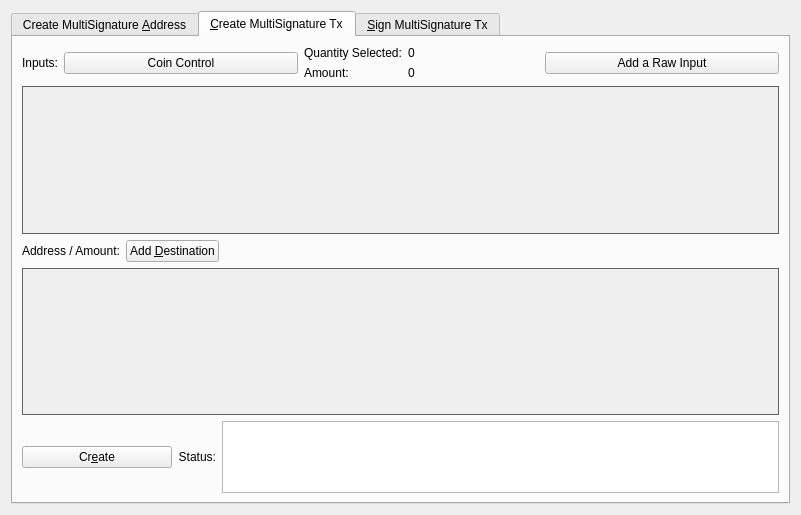
<?xml version="1.0" encoding="UTF-8"?>
<ui version="4.0">
 <class>MultisigDialog</class>
 <widget class="QDialog" name="MultisigDialog">
  <property name="geometry">
   <rect>
    <x>0</x>
    <y>0</y>
    <width>801</width>
    <height>515</height>
   </rect>
  </property>
  <property name="sizePolicy">
   <sizepolicy hsizetype="Fixed" vsizetype="Fixed">
    <horstretch>0</horstretch>
    <verstretch>0</verstretch>
   </sizepolicy>
  </property>
  <property name="windowTitle">
   <string>Multisignature Address Interactions</string>
  </property>
  <layout class="QVBoxLayout" name="verticalLayout_8">
   <item>
    <widget class="QTabWidget" name="multisigTabWidget">
     <property name="styleSheet">
      <string notr="true">QScrollArea{border: 1px solid #616161;}</string>
     </property>
     <property name="currentIndex">
      <number>1</number>
     </property>
     <widget class="QWidget" name="addMultisigTab">
      <property name="sizePolicy">
       <sizepolicy hsizetype="Minimum" vsizetype="Minimum">
        <horstretch>0</horstretch>
        <verstretch>0</verstretch>
       </sizepolicy>
      </property>
      <attribute name="title">
       <string>Create MultiSignature &amp;Address</string>
      </attribute>
      <layout class="QVBoxLayout" name="verticalLayout">
       <item>
        <layout class="QHBoxLayout" name="enterMLayout">
         <item>
          <widget class="QSpinBox" name="enterMSpinbox">
           <property name="sizePolicy">
            <sizepolicy hsizetype="Fixed" vsizetype="Fixed">
             <horstretch>0</horstretch>
             <verstretch>0</verstretch>
            </sizepolicy>
           </property>
           <property name="toolTip">
            <string>How many people must sign to verify a transaction</string>
           </property>
           <property name="minimum">
            <number>1</number>
           </property>
           <property name="maximum">
            <number>15</number>
           </property>
           <property name="value">
            <number>1</number>
           </property>
          </widget>
         </item>
         <item>
          <widget class="QLabel" name="enterMLabel">
           <property name="text">
            <string>Enter the minimum number of signatures required to sign transactions</string>
           </property>
          </widget>
         </item>
        </layout>
       </item>
       <item>
        <layout class="QHBoxLayout" name="addressLabelLayout">
         <item>
          <widget class="QLabel" name="addressLableLabel">
           <property name="text">
            <string>Address Label:</string>
           </property>
          </widget>
         </item>
         <item>
          <widget class="QLineEdit" name="multisigAddressLabel"/>
         </item>
        </layout>
       </item>
       <item>
        <layout class="QHBoxLayout" name="addAddressLayout">
         <item>
          <widget class="QPushButton" name="addAddressButton">
           <property name="toolTip">
            <string>Add another address that could sign to verify a transaction from the multisig address.</string>
           </property>
           <property name="text">
            <string>&amp;Add Address / Key</string>
           </property>
           <property name="icon">
            <iconset resource="../redux.qrc">
             <normaloff>:/icons/add</normaloff>:/icons/add</iconset>
           </property>
           <property name="autoDefault">
            <bool>false</bool>
           </property>
          </widget>
         </item>
         <item>
          <widget class="QLabel" name="addAddressLabel">
           <property name="sizePolicy">
            <sizepolicy hsizetype="Preferred" vsizetype="Fixed">
             <horstretch>0</horstretch>
             <verstretch>0</verstretch>
            </sizepolicy>
           </property>
           <property name="text">
            <string>Local addresses or public keys that can sign:</string>
           </property>
          </widget>
         </item>
         <item>
          <spacer name="addAddressSpacer_2">
           <property name="orientation">
            <enum>Qt::Horizontal</enum>
           </property>
           <property name="sizeHint" stdset="0">
            <size>
             <width>40</width>
             <height>10</height>
            </size>
           </property>
          </spacer>
         </item>
        </layout>
       </item>
       <item>
        <widget class="QScrollArea" name="addAddressScrollArea">
         <property name="sizePolicy">
          <sizepolicy hsizetype="Preferred" vsizetype="Expanding">
           <horstretch>0</horstretch>
           <verstretch>0</verstretch>
          </sizepolicy>
         </property>
         <property name="widgetResizable">
          <bool>true</bool>
         </property>
         <widget class="QWidget" name="addAddressWidget">
          <property name="geometry">
           <rect>
            <x>0</x>
            <y>0</y>
            <width>759</width>
            <height>166</height>
           </rect>
          </property>
          <layout class="QVBoxLayout" name="verticalLayout_5">
           <item>
            <layout class="QVBoxLayout" name="addressList"/>
           </item>
           <item>
            <spacer name="verticalSpacer">
             <property name="orientation">
              <enum>Qt::Vertical</enum>
             </property>
             <property name="sizeHint" stdset="0">
              <size>
               <width>20</width>
               <height>40</height>
              </size>
             </property>
            </spacer>
           </item>
          </layout>
         </widget>
        </widget>
       </item>
       <item>
        <layout class="QHBoxLayout" name="addMultisigLayout">
         <item>
          <widget class="QPushButton" name="addMultisigButton">
           <property name="sizePolicy">
            <sizepolicy hsizetype="Preferred" vsizetype="Fixed">
             <horstretch>0</horstretch>
             <verstretch>0</verstretch>
            </sizepolicy>
           </property>
           <property name="toolTip">
            <string>Create a new multisig address</string>
           </property>
           <property name="toolTipDuration">
            <number>-3</number>
           </property>
           <property name="text">
            <string>C&amp;reate</string>
           </property>
           <property name="icon">
            <iconset resource="../redux.qrc">
             <normaloff>:/icons/filesave</normaloff>:/icons/filesave</iconset>
           </property>
           <property name="autoDefault">
            <bool>false</bool>
           </property>
          </widget>
         </item>
         <item>
          <widget class="QLabel" name="label">
           <property name="text">
            <string>Status:</string>
           </property>
          </widget>
         </item>
         <item>
          <widget class="QTextEdit" name="addMultisigStatus">
           <property name="sizePolicy">
            <sizepolicy hsizetype="Expanding" vsizetype="Fixed">
             <horstretch>0</horstretch>
             <verstretch>0</verstretch>
            </sizepolicy>
           </property>
           <property name="maximumSize">
            <size>
             <width>16777215</width>
             <height>75</height>
            </size>
           </property>
           <property name="readOnly">
            <bool>true</bool>
           </property>
           <property name="textInteractionFlags">
            <set>Qt::TextSelectableByKeyboard|Qt::TextSelectableByMouse</set>
           </property>
          </widget>
         </item>
        </layout>
       </item>
       <item>
        <widget class="QLabel" name="label_2">
         <property name="sizePolicy">
          <sizepolicy hsizetype="Preferred" vsizetype="Preferred">
           <horstretch>0</horstretch>
           <verstretch>0</verstretch>
          </sizepolicy>
         </property>
         <property name="text">
          <string>Use below to quickly import an address by its redeem. Don't forget to add a label before clicking import!
Keep in mind, the wallet will rescan the blockchain to find transactions containing the new address.
Please be patient after clicking import.</string>
         </property>
         <property name="scaledContents">
          <bool>false</bool>
         </property>
         <property name="wordWrap">
          <bool>true</bool>
         </property>
        </widget>
       </item>
       <item>
        <layout class="QHBoxLayout" name="importLayout">
         <item>
          <widget class="QPushButton" name="importAddressButton">
           <property name="sizePolicy">
            <sizepolicy hsizetype="Fixed" vsizetype="Fixed">
             <horstretch>0</horstretch>
             <verstretch>0</verstretch>
            </sizepolicy>
           </property>
           <property name="text">
            <string>&amp;Import Redeem</string>
           </property>
           <property name="icon">
            <iconset resource="../redux.qrc">
             <normaloff>:/icons/receiving_addresses</normaloff>:/icons/receiving_addresses</iconset>
           </property>
          </widget>
         </item>
         <item>
          <widget class="QLineEdit" name="importRedeem">
           <property name="sizePolicy">
            <sizepolicy hsizetype="Preferred" vsizetype="Fixed">
             <horstretch>0</horstretch>
             <verstretch>0</verstretch>
            </sizepolicy>
           </property>
          </widget>
         </item>
        </layout>
       </item>
      </layout>
     </widget>
     <widget class="QWidget" name="createTransactionTab">
      <attribute name="title">
       <string>&amp;Create MultiSignature Tx</string>
      </attribute>
      <layout class="QVBoxLayout" name="verticalLayout_3">
       <item>
        <layout class="QHBoxLayout" name="horizontalLayout_2">
         <item>
          <layout class="QVBoxLayout" name="createTxLayout">
           <item>
            <layout class="QHBoxLayout" name="addTxInputLayout">
             <item>
              <widget class="QLabel" name="addTxInputLabel">
               <property name="sizePolicy">
                <sizepolicy hsizetype="Fixed" vsizetype="Preferred">
                 <horstretch>0</horstretch>
                 <verstretch>0</verstretch>
                </sizepolicy>
               </property>
               <property name="text">
                <string>Inputs:</string>
               </property>
              </widget>
             </item>
             <item>
              <widget class="QPushButton" name="pushButtonCoinControl">
               <property name="sizePolicy">
                <sizepolicy hsizetype="Preferred" vsizetype="Fixed">
                 <horstretch>0</horstretch>
                 <verstretch>0</verstretch>
                </sizepolicy>
               </property>
               <property name="text">
                <string>Coin Control</string>
               </property>
              </widget>
             </item>
             <item>
              <layout class="QFormLayout" name="formLayout_2">
               <property name="rightMargin">
                <number>10</number>
               </property>
               <item row="0" column="0">
                <widget class="QLabel" name="labelQuantity">
                 <property name="text">
                  <string>Quantity Selected:</string>
                 </property>
                </widget>
               </item>
               <item row="0" column="1">
                <widget class="QLabel" name="labelQuantity_int">
                 <property name="text">
                  <string>0</string>
                 </property>
                </widget>
               </item>
               <item row="1" column="0">
                <widget class="QLabel" name="labelAmount">
                 <property name="text">
                  <string>Amount:</string>
                 </property>
                </widget>
               </item>
               <item row="1" column="1">
                <widget class="QLabel" name="labelAmount_int">
                 <property name="text">
                  <string>0</string>
                 </property>
                </widget>
               </item>
              </layout>
             </item>
             <item>
              <widget class="QPushButton" name="addInputButton">
               <property name="sizePolicy">
                <sizepolicy hsizetype="Preferred" vsizetype="Fixed">
                 <horstretch>0</horstretch>
                 <verstretch>0</verstretch>
                </sizepolicy>
               </property>
               <property name="toolTip">
                <string>Add an input to fund the outputs</string>
               </property>
               <property name="text">
                <string>Add a Raw Input</string>
               </property>
               <property name="icon">
                <iconset resource="../redux.qrc">
                 <normaloff>:/css/default</normaloff>:/css/default</iconset>
               </property>
              </widget>
             </item>
            </layout>
           </item>
           <item>
            <widget class="QScrollArea" name="txInputsScrollArea">
             <property name="sizePolicy">
              <sizepolicy hsizetype="Preferred" vsizetype="Expanding">
               <horstretch>0</horstretch>
               <verstretch>0</verstretch>
              </sizepolicy>
             </property>
             <property name="widgetResizable">
              <bool>true</bool>
             </property>
             <widget class="QWidget" name="txInputsWidget">
              <property name="geometry">
               <rect>
                <x>0</x>
                <y>0</y>
                <width>747</width>
                <height>131</height>
               </rect>
              </property>
              <layout class="QVBoxLayout" name="verticalLayout_7">
               <item>
                <layout class="QVBoxLayout" name="inputsList"/>
               </item>
               <item>
                <spacer name="txInputsSpacer">
                 <property name="orientation">
                  <enum>Qt::Vertical</enum>
                 </property>
                 <property name="sizeHint" stdset="0">
                  <size>
                   <width>20</width>
                   <height>80</height>
                  </size>
                 </property>
                </spacer>
               </item>
              </layout>
             </widget>
            </widget>
           </item>
           <item>
            <layout class="QHBoxLayout" name="addDestinationLayout">
             <item>
              <widget class="QLabel" name="addDestinationLabel">
               <property name="text">
                <string>Address / Amount:</string>
               </property>
              </widget>
             </item>
             <item>
              <widget class="QPushButton" name="addDestinationButton">
               <property name="sizePolicy">
                <sizepolicy hsizetype="Fixed" vsizetype="Fixed">
                 <horstretch>0</horstretch>
                 <verstretch>0</verstretch>
                </sizepolicy>
               </property>
               <property name="toolTip">
                <string>Add destinations to send REDUX to</string>
               </property>
               <property name="text">
                <string>Add &amp;Destination</string>
               </property>
               <property name="icon">
                <iconset resource="../redux.qrc">
                 <normaloff>:/icons/add</normaloff>:/icons/add</iconset>
               </property>
              </widget>
             </item>
             <item>
              <spacer name="addDestinationHorizontalSpacer">
               <property name="orientation">
                <enum>Qt::Horizontal</enum>
               </property>
               <property name="sizeHint" stdset="0">
                <size>
                 <width>40</width>
                 <height>20</height>
                </size>
               </property>
              </spacer>
             </item>
            </layout>
           </item>
           <item>
            <widget class="QScrollArea" name="destionationsScrollArea">
             <property name="sizePolicy">
              <sizepolicy hsizetype="Expanding" vsizetype="Expanding">
               <horstretch>0</horstretch>
               <verstretch>0</verstretch>
              </sizepolicy>
             </property>
             <property name="widgetResizable">
              <bool>true</bool>
             </property>
             <widget class="QWidget" name="destinationsScrollAreaContents">
              <property name="geometry">
               <rect>
                <x>0</x>
                <y>0</y>
                <width>747</width>
                <height>130</height>
               </rect>
              </property>
              <layout class="QVBoxLayout" name="verticalLayout_11">
               <item>
                <layout class="QVBoxLayout" name="destinationsList"/>
               </item>
               <item>
                <spacer name="destinationsSpacer">
                 <property name="orientation">
                  <enum>Qt::Vertical</enum>
                 </property>
                 <property name="sizeHint" stdset="0">
                  <size>
                   <width>20</width>
                   <height>20</height>
                  </size>
                 </property>
                </spacer>
               </item>
              </layout>
             </widget>
            </widget>
           </item>
           <item>
            <layout class="QHBoxLayout" name="horizontalLayout_4">
             <item>
              <widget class="QPushButton" name="createButton">
               <property name="sizePolicy">
                <sizepolicy hsizetype="Fixed" vsizetype="Fixed">
                 <horstretch>0</horstretch>
                 <verstretch>0</verstretch>
                </sizepolicy>
               </property>
               <property name="minimumSize">
                <size>
                 <width>150</width>
                 <height>0</height>
                </size>
               </property>
               <property name="toolTip">
                <string>Create a transaction object using the given inputs to the given outputs</string>
               </property>
               <property name="text">
                <string>Cr&amp;eate</string>
               </property>
               <property name="icon">
                <iconset resource="../redux.qrc">
                 <normaloff>:/icons/export</normaloff>:/icons/export</iconset>
               </property>
               <property name="autoDefault">
                <bool>false</bool>
               </property>
               <property name="default">
                <bool>true</bool>
               </property>
              </widget>
             </item>
             <item>
              <widget class="QLabel" name="createButtonLabel">
               <property name="sizePolicy">
                <sizepolicy hsizetype="Fixed" vsizetype="Preferred">
                 <horstretch>0</horstretch>
                 <verstretch>0</verstretch>
                </sizepolicy>
               </property>
               <property name="text">
                <string>Status:</string>
               </property>
               <property name="alignment">
                <set>Qt::AlignRight|Qt::AlignTrailing|Qt::AlignVCenter</set>
               </property>
              </widget>
             </item>
             <item>
              <widget class="QTextEdit" name="createButtonStatus">
               <property name="sizePolicy">
                <sizepolicy hsizetype="Expanding" vsizetype="Minimum">
                 <horstretch>0</horstretch>
                 <verstretch>0</verstretch>
                </sizepolicy>
               </property>
               <property name="maximumSize">
                <size>
                 <width>16777215</width>
                 <height>16777215</height>
                </size>
               </property>
               <property name="sizeAdjustPolicy">
                <enum>QAbstractScrollArea::AdjustToContents</enum>
               </property>
               <property name="readOnly">
                <bool>true</bool>
               </property>
              </widget>
             </item>
            </layout>
           </item>
          </layout>
         </item>
         <item>
          <layout class="QHBoxLayout" name="horizontalLayout_3"/>
         </item>
        </layout>
       </item>
      </layout>
     </widget>
     <widget class="QWidget" name="signMultisigTransaction">
      <property name="styleSheet">
       <string notr="true">txScrollArea:{
	border: 1px solid #616161;
}
keyScrollArea:{
	border: 1px solid #616161;
}
txScrollArea:{
	border: 1px solid #616161;
}</string>
      </property>
      <attribute name="title">
       <string>&amp;Sign MultiSignature Tx</string>
      </attribute>
      <layout class="QVBoxLayout" name="verticalLayout_4">
       <item>
        <layout class="QHBoxLayout" name="transactionHexLayout">
         <item>
          <widget class="QLabel" name="transactionHexLabel">
           <property name="text">
            <string>Transaction Hex:</string>
           </property>
          </widget>
         </item>
         <item>
          <widget class="QLineEdit" name="transactionHex">
           <property name="toolTip">
            <string/>
           </property>
          </widget>
         </item>
        </layout>
       </item>
       <item>
        <layout class="QHBoxLayout" name="horizontalLayout">
         <item>
          <layout class="QVBoxLayout" name="verticalLayout_2">
           <item>
            <layout class="QHBoxLayout" name="horizontalLayout_7">
             <item>
              <widget class="QPushButton" name="signButton">
               <property name="sizePolicy">
                <sizepolicy hsizetype="Preferred" vsizetype="Fixed">
                 <horstretch>0</horstretch>
                 <verstretch>0</verstretch>
                </sizepolicy>
               </property>
               <property name="minimumSize">
                <size>
                 <width>150</width>
                 <height>0</height>
                </size>
               </property>
               <property name="toolTip">
                <string>Sign the transaction from this wallet or from provided private keys</string>
               </property>
               <property name="text">
                <string>S&amp;ign</string>
               </property>
               <property name="icon">
                <iconset resource="../redux.qrc">
                 <normaloff>:/icons/edit</normaloff>:/icons/edit</iconset>
               </property>
               <property name="autoDefault">
                <bool>false</bool>
               </property>
               <property name="default">
                <bool>true</bool>
               </property>
              </widget>
             </item>
             <item>
              <widget class="QPushButton" name="commitButton">
               <property name="enabled">
                <bool>false</bool>
               </property>
               <property name="sizePolicy">
                <sizepolicy hsizetype="Preferred" vsizetype="Fixed">
                 <horstretch>0</horstretch>
                 <verstretch>0</verstretch>
                </sizepolicy>
               </property>
               <property name="toolTip">
                <string>&lt;html&gt;&lt;head/&gt;&lt;body&gt;&lt;p&gt;DISABLED until transaction has been signed enough times.&lt;/p&gt;&lt;/body&gt;&lt;/html&gt;</string>
               </property>
               <property name="autoFillBackground">
                <bool>false</bool>
               </property>
               <property name="text">
                <string>Co&amp;mmit</string>
               </property>
               <property name="icon">
                <iconset resource="../redux.qrc">
                 <normaloff>:/icons/send</normaloff>:/icons/send</iconset>
               </property>
               <property name="autoDefault">
                <bool>true</bool>
               </property>
              </widget>
             </item>
             <item>
              <layout class="QHBoxLayout" name="addPrivKeyLayout">
               <item>
                <widget class="QPushButton" name="addPrivKeyButton">
                 <property name="sizePolicy">
                  <sizepolicy hsizetype="Fixed" vsizetype="Fixed">
                   <horstretch>0</horstretch>
                   <verstretch>0</verstretch>
                  </sizepolicy>
                 </property>
                 <property name="toolTip">
                  <string>Add private keys to sign the transaction with</string>
                 </property>
                 <property name="text">
                  <string>Add Private &amp;Key</string>
                 </property>
                 <property name="icon">
                  <iconset resource="../redux.qrc">
                   <normaloff>:/icons/add</normaloff>:/icons/add</iconset>
                 </property>
                </widget>
               </item>
               <item>
                <widget class="QLabel" name="addPrivKeyLabel">
                 <property name="text">
                  <string>Sign with only private keys (Not Recommened)</string>
                 </property>
                </widget>
               </item>
              </layout>
             </item>
            </layout>
           </item>
           <item>
            <layout class="QHBoxLayout" name="horizontalLayout_5">
             <item>
              <widget class="QLabel" name="signButtonStatusLabel">
               <property name="text">
                <string>Status:</string>
               </property>
              </widget>
             </item>
             <item>
              <widget class="QTextEdit" name="signButtonStatus">
               <property name="sizePolicy">
                <sizepolicy hsizetype="Expanding" vsizetype="Preferred">
                 <horstretch>0</horstretch>
                 <verstretch>0</verstretch>
                </sizepolicy>
               </property>
               <property name="maximumSize">
                <size>
                 <width>16777215</width>
                 <height>16777215</height>
                </size>
               </property>
               <property name="verticalScrollBarPolicy">
                <enum>Qt::ScrollBarAsNeeded</enum>
               </property>
               <property name="readOnly">
                <bool>true</bool>
               </property>
               <property name="textInteractionFlags">
                <set>Qt::TextSelectableByKeyboard|Qt::TextSelectableByMouse</set>
               </property>
              </widget>
             </item>
            </layout>
           </item>
           <item>
            <widget class="QScrollArea" name="keyScrollArea">
             <property name="sizePolicy">
              <sizepolicy hsizetype="Expanding" vsizetype="Expanding">
               <horstretch>0</horstretch>
               <verstretch>0</verstretch>
              </sizepolicy>
             </property>
             <property name="sizeAdjustPolicy">
              <enum>QAbstractScrollArea::AdjustToContents</enum>
             </property>
             <property name="widgetResizable">
              <bool>true</bool>
             </property>
             <widget class="QWidget" name="keyScrollAreaContents">
              <property name="geometry">
               <rect>
                <x>0</x>
                <y>0</y>
                <width>755</width>
                <height>168</height>
               </rect>
              </property>
              <layout class="QVBoxLayout" name="verticalLayout_9">
               <item>
                <layout class="QVBoxLayout" name="keyList"/>
               </item>
               <item>
                <spacer name="keySpacer">
                 <property name="orientation">
                  <enum>Qt::Vertical</enum>
                 </property>
                 <property name="sizeHint" stdset="0">
                  <size>
                   <width>20</width>
                   <height>20</height>
                  </size>
                 </property>
                </spacer>
               </item>
              </layout>
             </widget>
            </widget>
           </item>
          </layout>
         </item>
        </layout>
       </item>
      </layout>
     </widget>
    </widget>
   </item>
  </layout>
 </widget>
 <resources>
  <include location="../redux.qrc"/>
 </resources>
 <connections/>
</ui>
